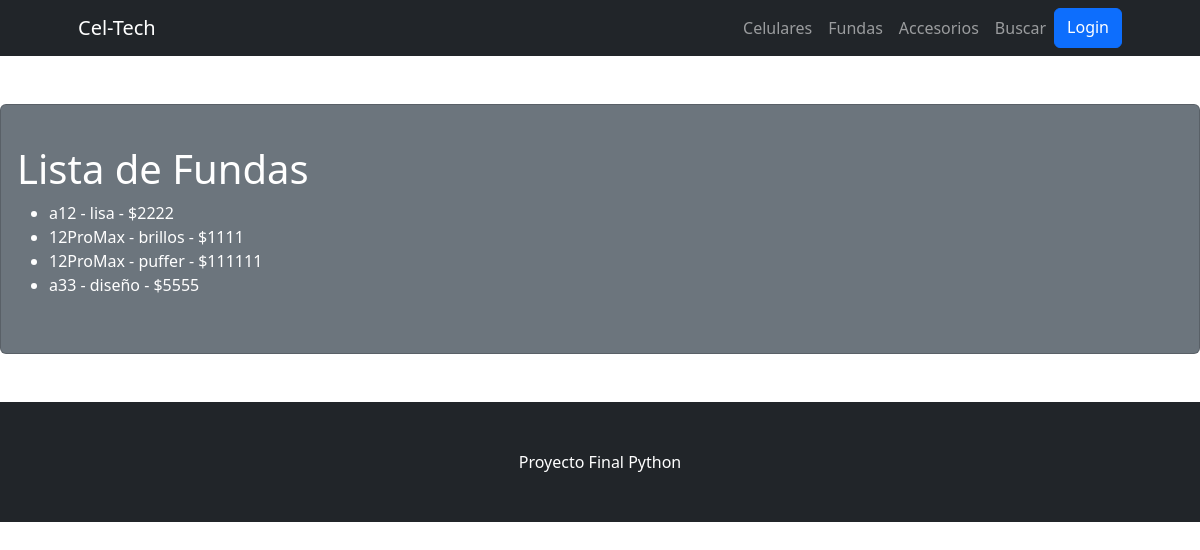
/CelTech/fundas, run on an earlier commit of the app's database.
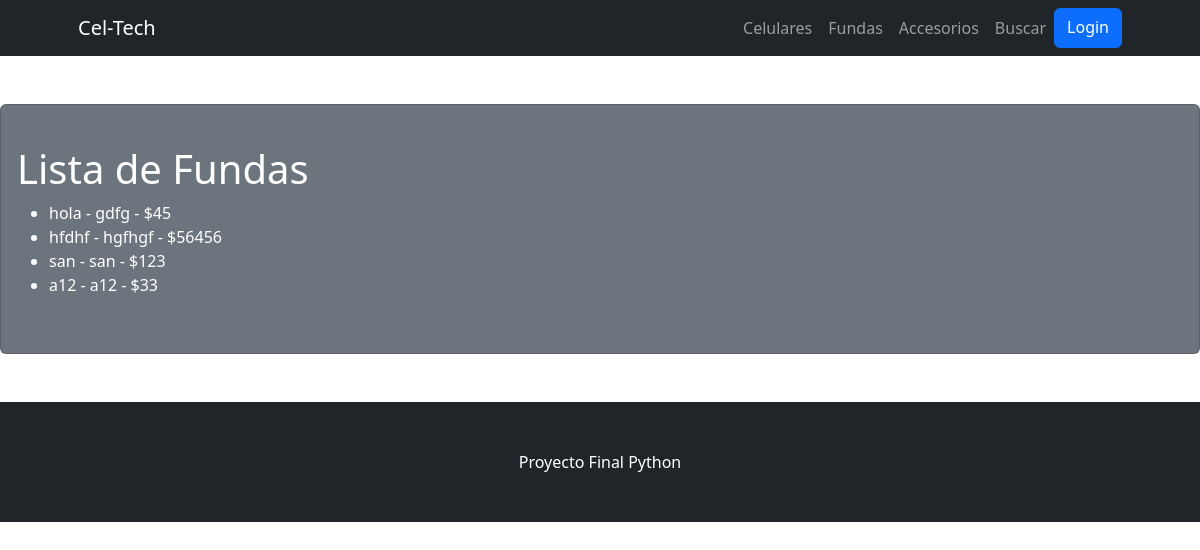
And on a later commit of the database.
### CelTech/models.py (models this page shows)
class Fundas(models.Model):
    modelo = models.CharField(max_length=20)
    tipo =  models.CharField(max_length=20)
    precio = models.IntegerField()
    def __str__(self):
        return f'{self.modelo} - {self.tipo} - ${self.precio}'

### CelTech/views.py (the view)
# urls.py: path('fundas', fundas, name="Fundas"),
def fundas(req):
    fundas = Fundas.objects.all()
    return render(req, "fundas.html", {"fundas": fundas})

### CelTech/templates/fundas.html
{% extends 'padre.html' %}
{% block cambiante %}
    <h1>Lista de Fundas</h1>
    <ul>
        {% for funda in fundas  %}
            <li>{{funda}}</li>
        {% endfor %}
    </ul>
{% endblock cambiante %}

What changed in the data, as far as the page shows it:
removed Fundas: modelo+tipo+precio "a12 - lisa - $2222"
removed Fundas: modelo+tipo+precio "12ProMax - brillos - $1111"
removed Fundas: modelo+tipo+precio "12ProMax - puffer - $111111"
removed Fundas: modelo+tipo+precio "a33 - diseño - $5555"
added Fundas: modelo+tipo+precio "hola - gdfg - $45"
added Fundas: modelo+tipo+precio "hfdhf - hgfhgf - $56456"
added Fundas: modelo+tipo+precio "san - san - $123"
added Fundas: modelo+tipo+precio "a12 - a12 - $33"
